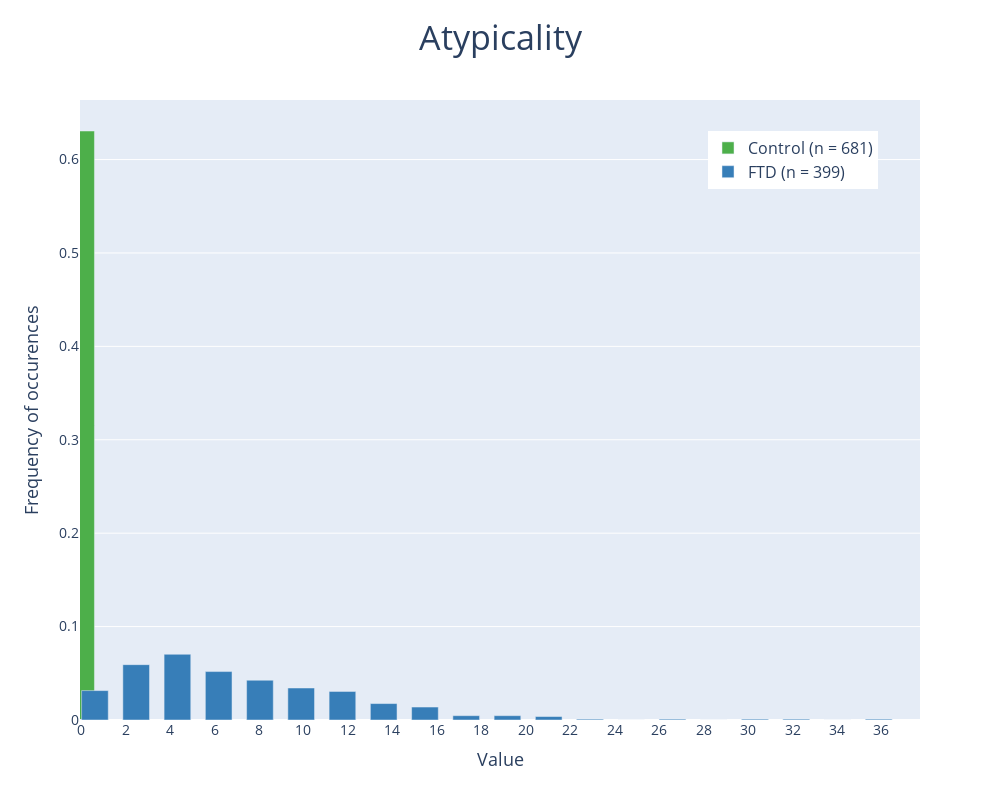

This figure's notebook cell:
### Code cell
fig = atypicality(S=S,
                      diagnosis=diagnosis, 
                      color_list = color_list,
                      num_bins=20, 
                      bin_width=1.2)
fig

### Figure 1 — Plotly figure (JSON) as saved in the notebook; plotly's stock layout.template omitted (floating-point values rounded to 4 significant figures)
{"data": [{"marker": {"color": "#4daf4a"}, "name": "Control (n = 681)", "type": "bar", "width": [1.2, 1.2, 1.2, 1.2, 1.2, 1.2, 1.2, 1.2, 1.2, 1.2, 1.2, 1.2, 1.2, 1.2, 1.2, 1.2, 1.2, 1.2, 1.2, 1.2], "x": [-0.5, -0.45, -0.4, -0.35, -0.3, -0.25, -0.2, -0.15, -0.1, -0.05, 0, 0.05, 0.1, 0.15, 0.2, 0.25, 0.3, 0.35, 0.4, 0.45], "y": [0, 0, 0, 0, 0, 0, 0, 0, 0, 0, 0.6306, 0, 0, 0, 0, 0, 0, 0, 0, 0]}, {"marker": {"color": "#377eb8"}, "name": "FTD (n = 399)", "type": "bar", "width": [1.2, 1.2, 1.2, 1.2, 1.2, 1.2, 1.2, 1.2, 1.2, 1.2, 1.2, 1.2, 1.2, 1.2, 1.2, 1.2, 1.2, 1.2, 1.2, 1.2], "x": [0.6213, 2.477, 4.333, 6.188, 8.044, 9.9, 11.76, 13.61, 15.47, 17.32, 19.18, 21.03, 22.89, 24.75, 26.6, 28.46, 30.31, 32.17, 34.02, 35.88], "y": [0.03148, 0.05926, 0.07037, 0.05185, 0.04259, 0.03426, 0.03056, 0.01759, 0.01389, 0.00463, 0.00463, 0.003704, 0.0009259, 0, 0.0009259, 0, 0.0009259, 0.0009259, 0, 0.0009259]}], "layout": {"autosize": false, "barmode": "group", "height": 800, "legend": {"font": {"size": 16}, "x": 0.95, "xanchor": "right", "y": 0.95, "yanchor": "top"}, "title": {"font": {"size": 34}, "text": "Atypicality", "x": 0.5}, "width": 1000, "xaxis": {"dtick": 2, "range": [-0.05, 37.74], "tick0": 0, "tickfont": {"size": 14}, "tickmode": "linear", "title": {"font": {"size": 18}, "text": "Value"}}, "yaxis": {"tickfont": {"size": 14}, "title": {"font": {"size": 18}, "text": "Frequency of occurences"}}}}
